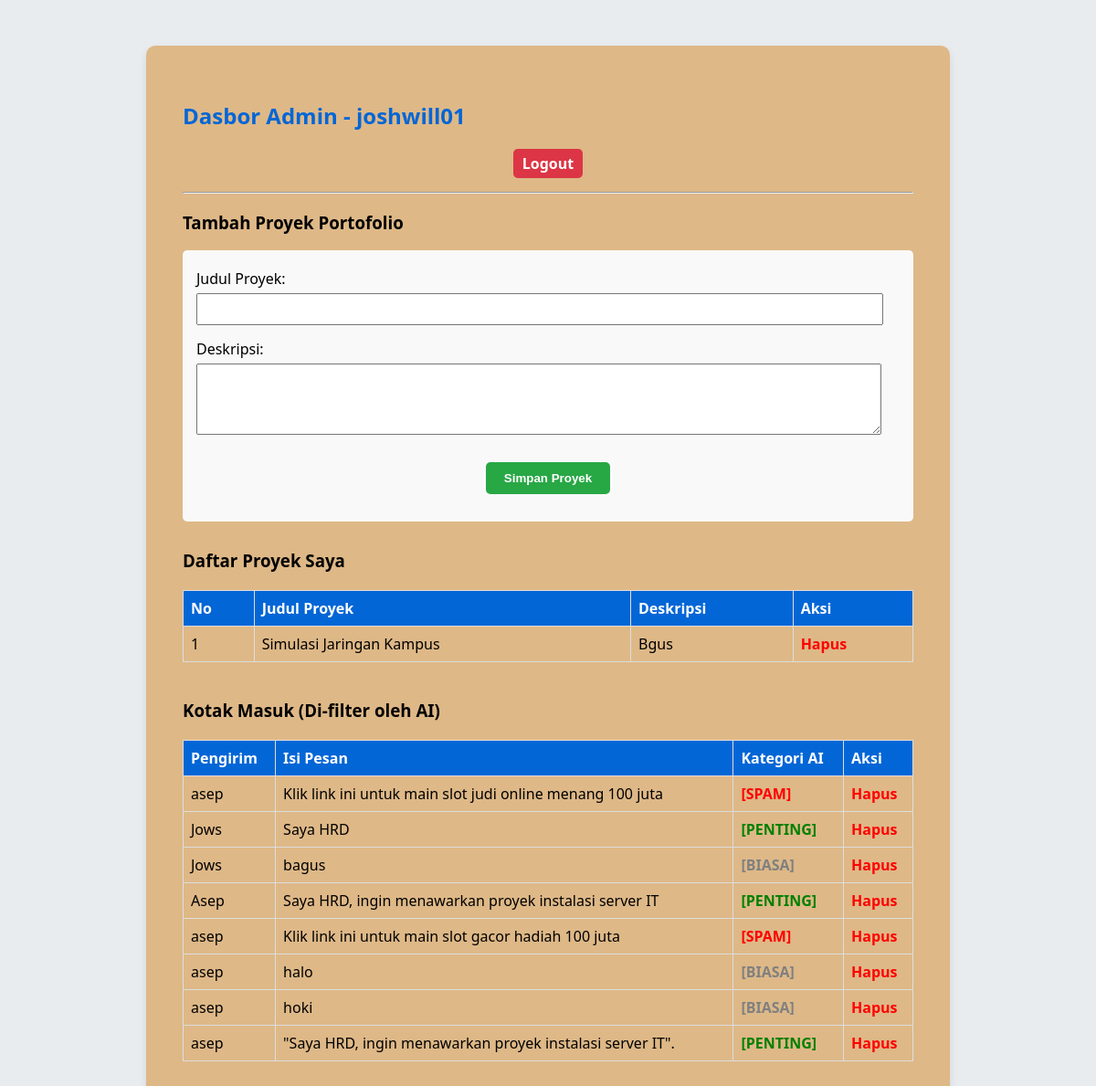
The app's page /dashboard (signed in) with its own data.
### tables this page shows
CREATE TABLE projects (
            id INTEGER PRIMARY KEY AUTOINCREMENT,
            judul TEXT,
            deskripsi TEXT
        );

CREATE TABLE messages (
    id INTEGER PRIMARY KEY AUTOINCREMENT,
    nama_pengirim TEXT NOT NULL,
    isi_pesan TEXT NOT NULL,
    label_ai TEXT
);

### app.py (the view)
@app.route('/dashboard')
def dashboard():
    if 'username' in session:
        conn = get_db_connection()
        semua_proyek = conn.execute('SELECT * FROM projects').fetchall()
        semua_pesan = conn.execute('SELECT * FROM messages ORDER BY id DESC').fetchall()
        conn.close()
        return render_template('dashboard.html', username=session['username'], daftar_proyek=semua_proyek, daftar_pesan=semua_pesan)
    return redirect(url_for('login'))

### app.py (called while the page is built)
def get_db_connection():
    conn = sqlite3.connect('database.db', timeout=10)
    conn.row_factory = sqlite3.Row
    return conn

### templates/dashboard.html (shortened to what this page needs)
<!DOCTYPE html>
<html lang="id">
<head>
    <link rel="stylesheet" href="{{ url_for('static', filename='style.css') }}">
</head>
<body style="background-color: #e9ecef; flex-direction: column; height: auto; padding: 50px;">
    <div class="kartu-profil" style="max-width: 800px; text-align: left; width: 100%;">
        <h2 style="color: #0366d6;">Dasbor Admin - {{ username }}</h2>
        <a href="/logout" class="tombol" style="background-color: #dc3545; padding: 5px 10px; margin-top: 0;">Logout</a>
        <hr>
        <h3>Tambah Proyek Portofolio</h3>
        <form method="POST" action="/tambah_proyek" style="background: #f9f9f9; padding: 15px; border-radius: 5px;">
            <p style="margin: 5px 0;">Judul Proyek:</p>
            <input type="text" name="judul" required style="width: 95%; padding: 8px; margin-bottom: 10px;">
            <p style="margin: 5px 0;">Deskripsi:</p>
            <textarea name="deskripsi" required style="width: 95%; padding: 8px; margin-bottom: 10px; height: 60px;"></textarea>
            <br>
            <button type="submit" class="tombol" style="border: none; background-color: #28a745; cursor: pointer;">Simpan Proyek</button>
        </form>
        <h3 style="margin-top: 30px;">Daftar Proyek Saya</h3>
        <table>
            <tr>
                <th>No</th>
                <th>Judul Proyek</th>
                <th>Deskripsi</th>
                <th>Aksi</th>
            </tr>
            {% for proyek in daftar_proyek %}
            <tr>
                <td>{{ loop.index }}</td>
                <td>{{ proyek.judul }}</td>
                <td>{{ proyek.deskripsi }}</td>
                <td>
                    <a href="/hapus_proyek/{{ proyek.id }}" style="color: red; text-decoration: none; font-weight: bold;">Hapus</a>
                </td>
            </tr>
            {% else %}
            <tr>
                <td colspan="4" style="text-align: center;">Belum ada proyek yang ditambahkan.</td>
            </tr>
            {% endfor %}
        </table>
            <h3 style="margin-top: 40px;">Kotak Masuk (Di-filter oleh AI)</h3>
        <table>
            <tr>
                <th>Pengirim</th>
                <th>Isi Pesan</th>
                <th>Kategori AI</th>
                <th>Aksi</th> </tr>
            {% for pesan in daftar_pesan %}
            <tr>
                <td>{{ pesan.nama_pengirim }}</td>
                <td>{{ pesan.isi_pesan }}</td>
                <td>
                    {% if pesan.label_ai == 'Spam' %}
                        <span style="color: red; font-weight: bold;">[SPAM]</span>
                    {% elif pesan.label_ai == 'Penting' %}
                        <span style="color: green; font-weight: bold;">[PENTING]</span>
                    {% else %}
                        <span style="color: gray; font-weight: bold;">[BIASA]</span>
                    {% endif %}
                </td>
                <td>
                    <a href="/hapus_pesan/{{ pesan.id }}" style="color: red; text-decoration: none; font-weight: bold;">Hapus</a>
                </td>
            </tr>
            {% else %}
            <tr>
                <td colspan="4" style="text-align: center;">Belum ada pesan masuk.</td>
            </tr>
            {% endfor %}
        </table>
    </div>
</body>
</html>

### static/style.css (style rules this page uses)
body { background-color: #f4f4f9; font-family: 'Segoe UI', Tahoma, Geneva, Verdana, sans-serif; display: flex; justify-content: center; align-items: center; height: 100vh; margin: 0; }
.kartu-profil { background-color: burlywood; padding: 40px; border-radius: 10px; box-shadow: 0 4px 8px rgba(0,0,0,0.1); text-align: center; max-width: 400px; }
.tombol { display: block; width: fit-content; margin: 15px auto; padding: 10px 20px; background-color: #0366d6; color: white; text-decoration: none; border-radius: 5px; font-weight: bold; }

### templates/dashboard.html (style rules this page uses)
table { width: 100%; border-collapse: collapse; margin-top: 20px; }
th, td { border: 1px solid #ddd; padding: 8px; text-align: left; }
th { background-color: #0366d6; color: white; }

### records on screen
projects: judul "Simulasi Jaringan Kampus", deskripsi "Bgus"
messages: nama_pengirim "asep", isi_pesan "Klik link ini untuk main slot judi online menang 100 juta", label_ai "[SPAM]"
messages: nama_pengirim "Jows", isi_pesan "Saya HRD", label_ai "[PENTING]"
messages: nama_pengirim "Jows", isi_pesan "bagus", label_ai "[BIASA]"
messages: nama_pengirim "Asep", isi_pesan "Saya HRD, ingin menawarkan proyek instalasi server IT", label_ai "[PENTING]"
messages: nama_pengirim "asep", isi_pesan "Klik link ini untuk main slot gacor hadiah 100 juta", label_ai "[SPAM]"
messages: nama_pengirim "asep", isi_pesan "halo", label_ai "[BIASA]"
messages: nama_pengirim "asep", isi_pesan "hoki", label_ai "[BIASA]"
messages: nama_pengirim "asep", isi_pesan "\"Saya HRD, ingin menawarkan proyek instalasi server IT\".", label_ai "[PENTING]"

### other values on screen
{{ username }} "joshwill01"
